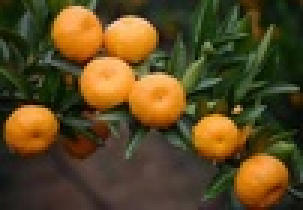
%> input picture 1.jpg, 101 x 70 px, shrunk from 460 x 320 before the run (shown 3 times larger)
$ octave perfectComment.m   (GNU Octave 9; MATLAB toolbox functions it lacks are replaced by stand-ins)
%> lines starting %> are read from the running program, lines starting %| are printed output that depends on the picture; in (x1, y1, x2, y2) boxes, pixels count from 0 and x2, y2 are one past the last pixel; in counts of white or black regions, pixels touching at a corner belong together; the program's own positions count from 1
### randomCircleModified.m
% æœ?¤§å¾ªçŽ¯æ¬¡æ•°ï¼Œï¿½?ï¿½ä»¥å°‘ä¸€ç‚¹ï¼Œä½†å…¶å®žæ²¡ä»?¹ˆå¿…ï¿½?ï¼Œå¤§å¤šæ•°çš„æ—¶å€™ï¿½?è¿‡ä¸€å®šçš„å¾ªçŽ¯æ¬¡æ•°å°±ä¼šå¾—åˆ°éœ?¿½?çš„ç»“æž?
steps=20;
% èŽ·å¾—æ‰?œ‰çš„è¿žé€šåŸŸ
B__ = bwboundaries(edge_V,'noholes');
% ç”¨äºŽï¿?å­˜æ‰€æœ‰çš„åœ†çŽ¯çš„ç»“æž?
finalR = [];
for l=1:length(B__)
    boundary = B__{l};
    % è®¡ç®—xï¼Œyçš„æœ€å¤§æœ€ï¿?å€?
    x_min = min(boundary(:,1));
    x_max = max(boundary(:,1));
    y_min = min(boundary(:,2));
    y_max = max(boundary(:,2));

    % ç„¶ï¿½?ï¿½åˆ†åˆ«å¾—åˆ°è¿™å››ä¸ªç‚?
    temp = find(boundary(:,1)==x_min);
    A = [boundary(temp(1),1),boundary(temp(1),2)];

    temp = find(boundary(:,1)==x_max);
    B = [boundary(temp(1),1),boundary(temp(1),2)];

    temp = find(boundary(:,2)==y_min);
    C = [boundary(temp(1),1),boundary(temp(1),2)];

    temp = find(boundary(:,2)==y_max);
    D = [boundary(temp(1),1),boundary(temp(1),2)];
    % ç”±è¿™å››ä¸ªç‚¹ï¿½?ï¿½ä»¥è®¡ç®—å‡ºä¸‰ä¸ªåœ†çŽ?
    R1 = getM(boundary,A,B,C);
    R2 = getM(boundary,A,B,D);
    R3 = getM(boundary,B,C,D);
    % å› ä¸ºå¦‚æžœæ‹Ÿï¿½?ï¿½å‡ºçš„åœ†çŽ¯ï¿½?ç¬¦ï¿½?ï¿½ä¸€äº›ï¿½?ï¿½ä»¶ï¼Œä¼šè¿”å›žä¸?¸ªç©ºé›†ï¼Œå¦‚æžœè¿™ä¸‰ä¸ªåœ†çŽ¯é‡Œæœ‰ç©ºé›†ï¼Œé‚£æˆ‘ä»¬ï¿?æ–°è¿›è¡Œä¸‹ä¸?½®
    if length(R1)*length(R2)*length(R3)==0
        continue;
    end
    % å¦‚æžœåœ†å¿ƒçš„ï¿½?ç½®è¶…å‡ºå›¾çš„èŒƒå›´ï¼Œï¿?æ–°ä¸‹ä¸?½®
    if R1(2) >= width || R1(2) <= 0 || R1(3) >= height || R1(3) <= 0
            continue;
    end
    if R2(2) >= width || R2(2) <= 0 || R2(3) >= height || R2(3) <= 0
            continue;
    end
    if R3(2) >= width || R3(2) <= 0 || R3(3) >= height || R3(3) <= 0
            continue;
    end
    R_ = [R1;R2;R3];
    % æ‰¾å‡ºMæœ?¤§çš„é‚£ä¸ªåœ†
    maxM = max([R1(1),R2(1),R3(1)]);

    indexM = find([R1(1),R2(1),R3(1)] == maxM);

    R = R_(indexM,:);
    % å¾ªçŽ¯æ¬¡æ•°è®¡æ•°
    count = 0;
    % æ¸©åº¦

    if maxM > 0.85
        finalR = [finalR;R];
        continue;
    end

    T = 1; L = 100;alpha = 0.99;
    %while T > e
    for k=1:L

        T = T*alpha;

        A_ = [R(4),R(5)];
        B_ = [R(6),R(7)];
        C_ = [R(8),R(9)];

        indexA = find(boundary(:,1)==A_(1)&boundary(:,2)==A_(2));
        indexA = indexA(1);
        indexB = find(boundary(:,1)==B_(1)&boundary(:,2)==B_(2));
        indexB = indexB(1);
        indexC = find(boundary(:,1)==C_(1)&boundary(:,2)==C_(2));
        indexC = indexC(1);

        indexA_ = indexA+floor(steps/2-steps*rand());
        indexA_ = max(1,indexA_);
        indexA_ = min(length(boundary),indexA_);

        indexB_ = indexB+floor(steps/2-steps*rand());
        indexB_ = max(1,indexB_);
        indexB_ = min(length(boundary),indexB_);

        indexC_ = indexC+floor(steps/2-steps*rand());
        indexC_ = max(1,indexC_);
        indexC_ = min(length(boundary),indexC_);

        plus = unidrnd(3);
        if plus == 1
%                 B(1) = ;
%                 C(2) = C_(2) + d;
            B= boundary(indexB_,:);
            C= boundary(indexC_,:);
        elseif plus == 2
            A= boundary(indexA_,:);
            C= boundary(indexC_,:);
%                 A(1) = A_(1) + d;
%                 C(2) = C_(2) + d;
        elseif plus == 3
            B= boundary(indexB_,:);
            A= boundary(indexA_,:);
%                 A(1) = A_(1) + d;
%                 B(2) = B_(2) + d;
        end
        % è®¡ç®—å½“ï¿½?çš„ä¸€ä¸ªåœ†çŽ?
        R_ = getM(boundary,A,B,C);

        if isempty(R_)
            continue;
        end
        % èŽ·ï¿½?ï¿½åœ†å¿ƒï¿½??æ ?
        CC = [R_(2),R_(3)];
        % èŽ·ï¿½?ï¿½ï¿½?ï¿½å¾„
        r = R_(10);
        % èŽ·ï¿½?ï¿½M
        m = R_(1);
        % è®¡ç®—df
        df = maxM - m;
        %maxM = m;
        if (df < 0 || exp(-df/T)>=rand())
            maxM = m;
            if R(1) > 0.85
                checkR;
                if ff == 1
                    finalR = [finalR;R_];
                    break;
                end
            end
            R = R_;
        elseif ~timer
                disp(p);
        end

        if T<e
            break;
        end
   end
end

if show
    set(gcf,'outerposition',get(0,'screensize'));
    n=sprintf('%s.jpg',name);
    % èŽ·ï¿½?ï¿½å½“ï¿?figureçš„æ˜¾ç¤ºï¿½?ï¿½æŸ„
    f=getframe(gcf);
    fframe=f.cdata;
%     w=fspecial('gaussian',[15 15],15);
%     fframe=imfilter(fframe,w);
    % ï¿?å­˜å›¾ç‰?
    imwrite(fframe,n)
end

### perfectComment.m

clear;clc;close all;
% 计时的一个标志变量
% timer=0时，不进行计时，会显示所有的结果
% timer=1时，单个文件内既不计时，也不显示结果，是为了方便在外部对其进行计时操作，看test.m
% timer=2时，在单个文件内计时，会显示结果，但显示时间不会计算入内
timer = 1;
% 存储结果的一个标志变量
% show=1时，如果timer=0，最后会将结果保存为相应的文件，文件名为：文件名.jpg
% show=0时，不保存
show = 0;
% 模拟退火算法参数
alpha = 0.99;
e = 10^(-1);
% 去除两圆相交时的一个参数，tt越大，这个标准越严格
tt = -50;
% timer=2的时候开始计时
if timer==2
    tic
end
% 读入图片
original_RGB = imread('1.jpg');
%> original_RGB is the input picture: size 70x101x3 uint8; mean R, G, B 88.7, 71.2, 33.9
% 将RGB转为YUV通道，图像的三个通道依次对应YUV通道
original_YUV = rgb2ycbcr(original_RGB);
%> original_YUV: size 70x101x3 uint8; mean of channels 1, 2, 3 78, 109, 138.4
% 保存一下原图像的宽和高度，后面会用
width = size(original_RGB,1);
%> width = 70
height = size(original_RGB,2);
%> height = 101
% 把V通道的图像单独保存出来
histeq_V = original_YUV(:,:,3);
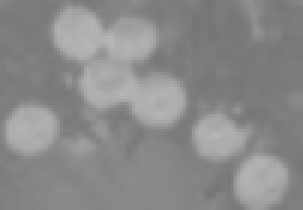
%> histeq_V: size 70x101 uint8 (shown 3 times larger); min 117, max 182, mean 138.4
% 计算V通道的灰度直方图
[counts,x] = imhist(histeq_V);
%> counts = 256 values, max 584 at index 125, min 0 at index 1, mean 27.62; x = 256 values from 0 to 255
% 使用大津阈值获得一个MASK
T = otsuthresh(counts);
%> T = 0.58
% 二值化
histeq_V = imbinarize(histeq_V,T);
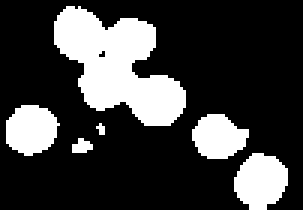
%> histeq_V: size 70x101 logical (shown 3 times larger); 24.2% white; 6 white regions (1 under 20 px), largest, box (x1, y1, x2, y2) and area: (18, 2, 62, 42) 982, (78, 51, 96, 70) 256, (2, 35, 20, 52) 231, (64, 38, 83, 53) 207, (24, 46, 31, 51) 25
separation_V=histeq_V;
% 构造一个disk结构的一个窗口
se=strel('disk',18);
% 这里先腐蚀后膨胀，经过测试，这样分开处理比直接用开运算的函数会快一点
% 腐蚀
open_V = imerode(separation_V,se);
%> open_V: size 70x101 logical; every value is 0
% 膨胀
open_V = imdilate(open_V,se);
% 使用canny算子来获得轮廓
edge_V = edge(open_V,'canny');
% 因为直接获得的轮廓效果不好
% 再用线形的窗口膨胀一下
se=strel('line',4,8);
edge_V = imdilate(edge_V,se);
% 获取所有的连通域
B = bwboundaries(edge_V,'noholes');
%> B = {}
% 曲率变化率的阈值
t = 4;
% 计算曲率的步长
step = 5;
% 便利所有区域
for k=1:length(B)
    boundary = B{k};
    for i=1:length(boundary(:,1))-2*step
        temp1 = boundary(i+step,:)-boundary(i,:);
        temp2 = boundary(i+step*2,:)-boundary(i+step,:);
        % 计算曲率变化率
        kk = abs(temp2(2)/temp2(1)-temp1(2)/temp1(1));
        % 这里是因为有的时候会有分母为0的情况，或有inf
        if kk == Inf
            continue
        % 如果曲率变化率过高的话，把这一段像素直接设置为0
        elseif kk > t
            edge_V(boundary(i:i+step*4,1),boundary(i:i+step*4,2))=0;
        end
    end
end
%> this loop made 0 passes

% 再次获取所有连通域
B = bwboundaries(edge_V,'noholes');
% 筛去面积过小的区域
for k=1:length(B)
    boundary = B{k};
    if length(boundary(:,1)) < 100
        edge_V(boundary(:,1),boundary(:,2))=0;
        continue
    end
end

% 保存一下当前文件的文件名
name = mfilename;
% 运行改进的随机圆环法
randomCircleModified;
if timer==2
    toc
end
if timer == 2
    subplot(2,3,1);
    imshow(original_RGB);
    title('original');

    subplot(2,3,2);
    imshow(original_YUV(:,:,3));
    title('original_V');
    subplot(2,3,3);
    imshow(separation_V);
    title('separation_V');
    subplot(2,3,4);
    imshow(open_V);
    title('open_V');
    subplot(2,3,5);
    imshow(edge_V);
    title('edge_V');
    subplot(2,3,6);
    imshow(original_RGB);
    title('results');
    % hold on 接着画图
    hold on;
    % 画圆
    if ~isempty(finalR)
        for i=1:length(finalR(:,1))
            R = finalR(i,:);
            CC = [R(2),R(3)];
            r = R(10);
            drawCircle;
        end
    end
    % 窗口最大化
    set(gcf,'outerposition',get(0,'screensize'));
end

$ run again, with 2.jpg copied over 1.jpg
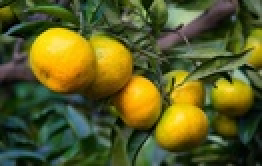
%> input picture 2.jpg, 131 x 83 px, shrunk from 600 x 379 before the run (shown 2 times larger)
%> original_RGB is the input picture: size 83x131x3 uint8; mean R, G, B 91, 92.3, 36.1
%> original_YUV: size 83x131x3 uint8; mean of channels 1, 2, 3 89.4, 103.5, 131.4
%> `histeq_V = original_YUV(:,:,3);`:
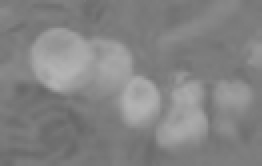
%> histeq_V: size 83x131 uint8 (shown 2 times larger); min 103, max 179, mean 131.4
%> counts = 256 values, max 1097 at index 125, min 0 at index 1, mean 42.47; x = 256 values from 0 to 255
%> T = 0.549
%> `histeq_V = imbinarize(histeq_V,T);`:
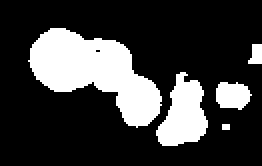
%> histeq_V: size 83x131 logical (shown 2 times larger); 23.7% white; 5 white regions (1 under 20 px), largest, box (x1, y1, x2, y2) and area: (14, 14, 81, 64) 1713, (78, 36, 104, 73) 600, (108, 41, 126, 55) 194, (124, 22, 131, 32) 55
%> open_V: size 83x131 logical; every value is 0
%> B = {}

$ run again, with 4.jpg copied over 1.jpg
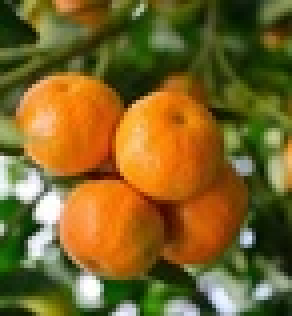
%> input picture 4.jpg, 73 x 79 px, shrunk from 333 x 359 before the run (shown 4 times larger)
%> original_RGB is the input picture: size 79x73x3 uint8; mean R, G, B 123.5, 99.6, 38.9
%> original_YUV: size 79x73x3 uint8; mean of channels 1, 2, 3 101.7, 97.8, 142.8
%> `histeq_V = original_YUV(:,:,3);`:
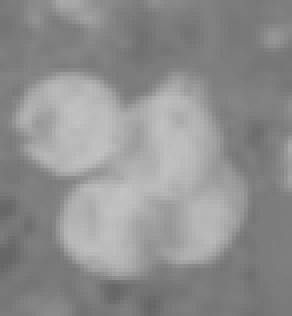
%> histeq_V: size 79x73 uint8 (shown 4 times larger); min 101, max 194, mean 142.8
%> counts = 256 values, max 445 at index 125, min 0 at index 1, mean 22.53; x = 256 values from 0 to 255
%> T = 0.584
%> `histeq_V = imbinarize(histeq_V,T);`:
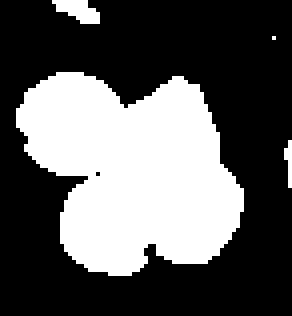
%> histeq_V: size 79x73 logical (shown 4 times larger); 36% white; 4 white regions (2 under 20 px), largest, box (x1, y1, x2, y2) and area: (4, 18, 61, 69) 2012, (13, 0, 25, 6) 46
%> open_V: size 79x73 logical; every value is 0
%> B = {}

$ run again, with 5.jpg copied over 1.jpg
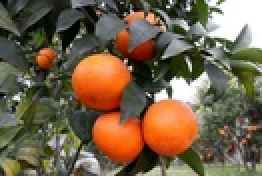
%> input picture 5.jpg, 131 x 88 px, shrunk from 600 x 400 before the run (shown 2 times larger)
%> original_RGB is the input picture: size 88x131x3 uint8; mean R, G, B 116.4, 98.4, 74.1
%> original_YUV: size 88x131x3 uint8; mean of channels 1, 2, 3 102.8, 114.7, 137.6
%> `histeq_V = original_YUV(:,:,3);`:
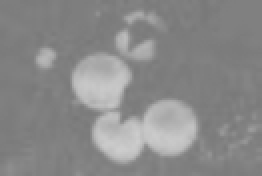
%> histeq_V: size 88x131 uint8 (shown 2 times larger); min 120, max 205, mean 137.6
%> counts = 256 values, max 1905 at index 127, min 0 at index 1, mean 45.03; x = 256 values from 0 to 255
%> T = 0.608
%> `histeq_V = imbinarize(histeq_V,T);`:
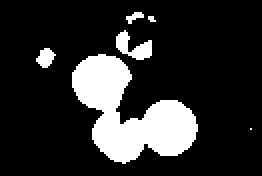
%> histeq_V: size 88x131 logical (shown 2 times larger); 17.3% white; 6 white regions (2 under 20 px), largest, box (x1, y1, x2, y2) and area: (36, 27, 99, 82) 1756, (58, 15, 76, 30) 136, (18, 24, 28, 34) 64, (63, 6, 72, 12) 28
%> open_V: size 88x131 logical; every value is 0
%> B = {}
